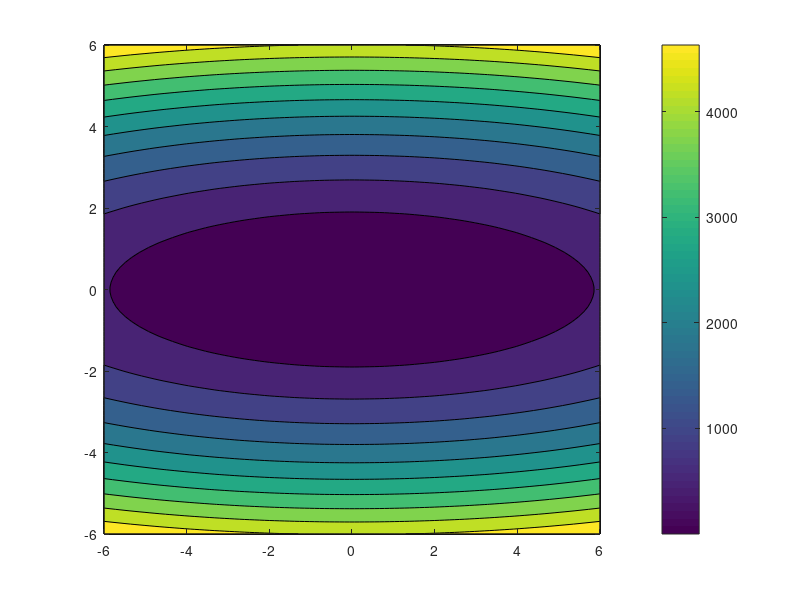

The MATLAB source for this figure:
f = @(x1,x2) 13.5*x1.^2+128*x2.^2-0.3*cos(3*pi*x1)-0.4*cos(4*pi*x2) +0.7;

g = @(x1,x2) [27*x1+0.9*pi*sin(3*pi*x1); 256*x2+1.6*pi*sin(4*pi*x2)];

h = @(x1,x2) [27+2.7*pi^2*cos(3*pi*x1),0;
              0, 256+6.5*pi^2*cos(4*pi*x2)];

x0 =[5;5]; %Starting point
alpha = 0.020; %Learning rate
iter = 1;

while (iter < 1000)
   p = inv(h(x0(1),x0(2)))*-g(x0(1),x0(2)); % Newton method
   next_x = x0 + alpha*p;
   delta = f(x0(1),x0(2)) - f(next_x(1),next_x(2));
   x0 = next_x;
   iter = iter+1;
end
fprintf("Total number of iterations is %d\n", iter)
fprintf("x1 value is %f\n", x0(1))
fprintf("x2 value is %f\n", x0(2))
fprintf("function value is %f\n",f(x0(1),x0(2)))


%Plotting to confirm our findings
xSpace = linspace(-6,6);
ySPace = linspace(-6,6);
[X,Y] = meshgrid(xSpace,ySPace);
Z = @(w1,w2) 13.5*w1.^2+128*w2.^2-0.3*cos(3*pi*w1)-0.4*cos(4*pi*w2) +0.7;

contourf(X,Y,Z(X,Y));
colorbar()


